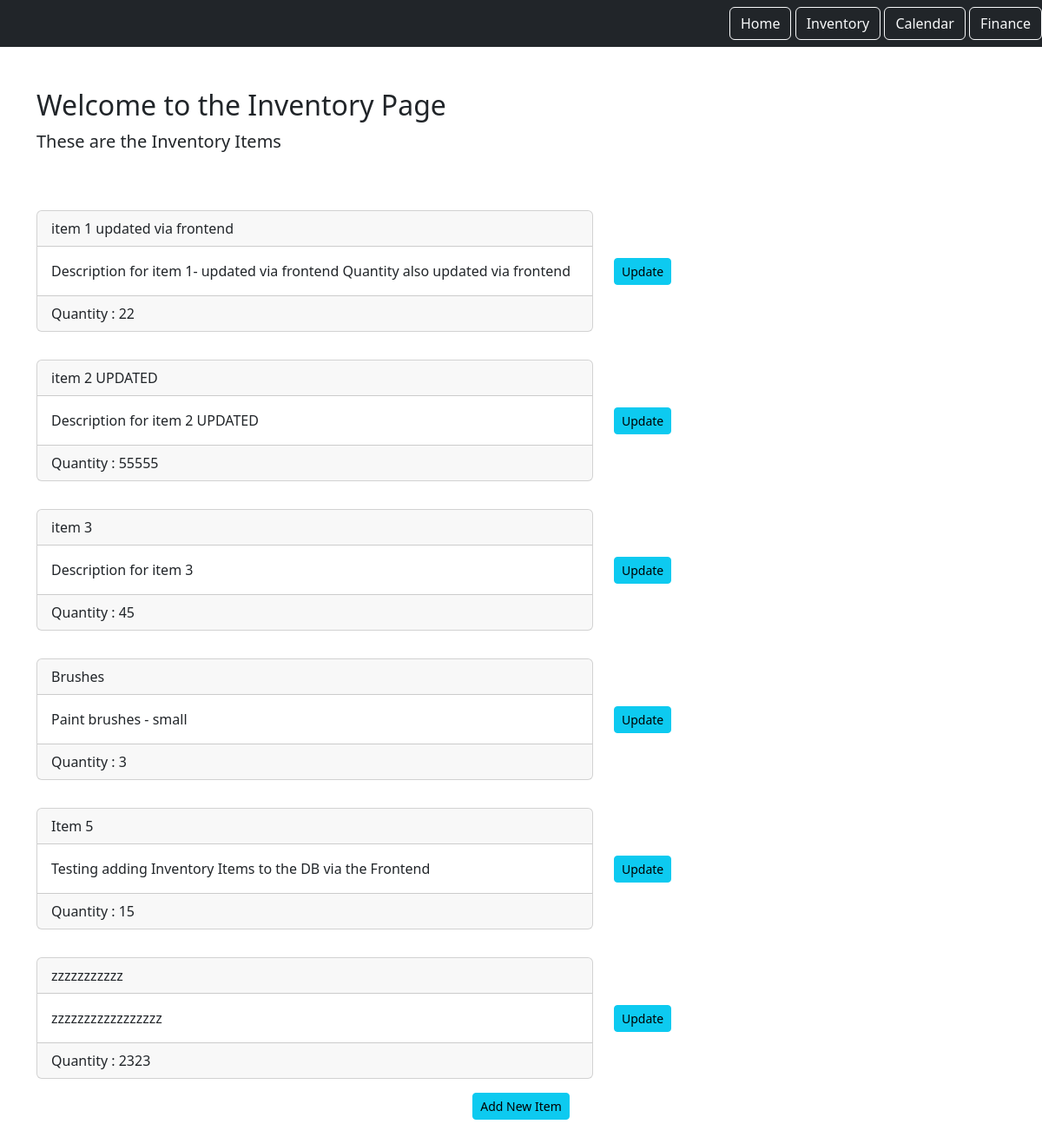
The app's page /inventory/ (signed in), older data.
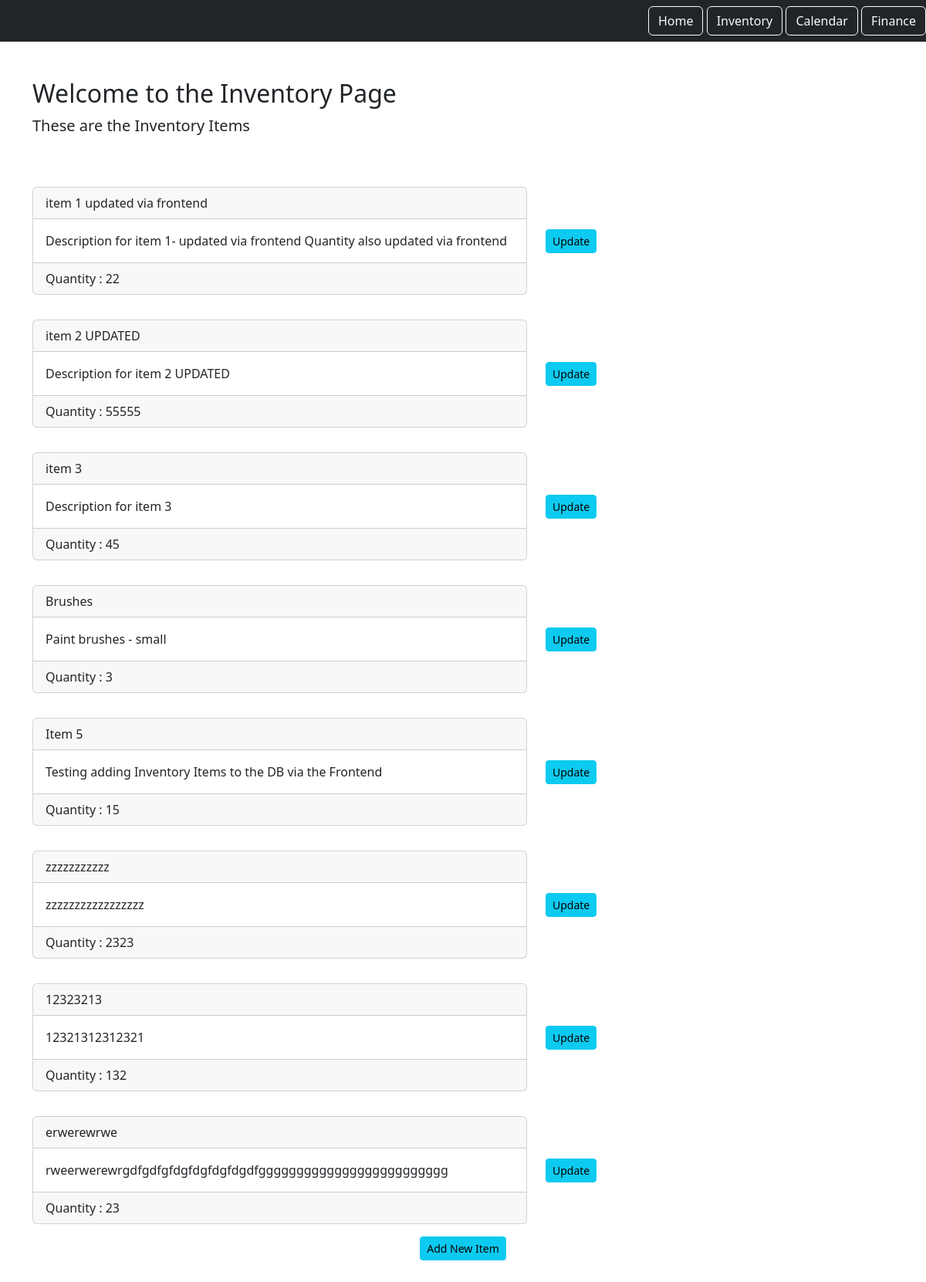
The same page, newer data.
### inventory_component/models.py (models this page shows)
class Inventory(models.Model):
    item = models.CharField(max_length=255)
    description = models.TextField()
    quantity = models.PositiveIntegerField()
    user = models.ForeignKey(User, on_delete=models.CASCADE, related_name='items')

### inventory_component/views.py (the view)
# urls.py: path('', views.InventoryList.as_view(), name="inventory_list"),
class InventoryList(LoginRequiredMixin, ListView):
    model = Inventory
    context_object_name = "items"
    template_name = "inventory_list.html"
    login_url = '/login'
    def get_queryset(self):
        return self.request.user.items.all()

### inventory_component/templates/Inventory_list.html (shortened to what this page needs)
{% extends 'base.html' %}
{% load static %}
{% block content %}
    <div class="row">
        <div class="col">
            <div class="item_list_heading mb-5">
                <h1 class="fs-2">Welcome to the Inventory Page</h1>
                <p class="fs-5">These are the Inventory Items</p>
            </div>
        </div>
    </div>
    <div class="row">
        {% for item in items %}
        	<div class="col-md-7 py-3">
                <div class="card">
                    <div class="card-header">
                        {{ item.item }}
                    </div>
                    <div class="card-body ">
                        {{ item.description }}
                    </div>
                    <div class="card-footer">
                        Quantity : {{ item.quantity }}
                    </div>
                </div>
            </div>
        <div class="col-md-5 py-3 d-flex align-items-center">
        <a href="{% url 'item.detail' pk=item.id %}" class="btn btn-info btn-sm">Update</a>
    </div>
        {% endfor %}
    <div class="text-center">
    <a href="{% url 'item.new' %}" class="btn btn-info btn-sm">Add New Item</a>
    </div>
{% endblock content %}

### static/templates/base.html (shortened to what this page needs)
{% load static %}
<!DOCTYPE html>
<html lang="en">
  <head>
    <link
      href="https://cdn.jsdelivr.net/npm/bootstrap@5.3.0-alpha1/dist/css/bootstrap.min.css"
      rel="stylesheet"
    />
    <link rel="stylesheet" href="{% static 'css/style.css' %}">
  </head>
  <body>
    <nav class="navbar navbar-dark bg-dark">
        <div class="ms-auto">
          {% if user.is_authenticated %}
          <a href="{% url 'home' %}" class="btn btn-outline-light">Home</a>
          <a href="{% url 'inventory_list' %}" class="btn btn-outline-light">Inventory</a>
          <a href="#" class="btn btn-outline-light">Calendar</a>
          <a href="#" class="btn btn-outline-light">Finance</a>
          {% endif %}
        </div>
    </nav>
    <div class="container my-5">
        {% block content %}
        {% endblock %}
    </div>
  </body>
</html>

Row changes from the older to the newer data that the page shows:
added Inventory: item "12323213", description "12321312312321", quantity "132"
added Inventory: item "erwerewrwe", description "rweerwerewrgdfgdfgfdgfdgfdgfdgdfggggggggggggggggggggggggg", quantity "23"
